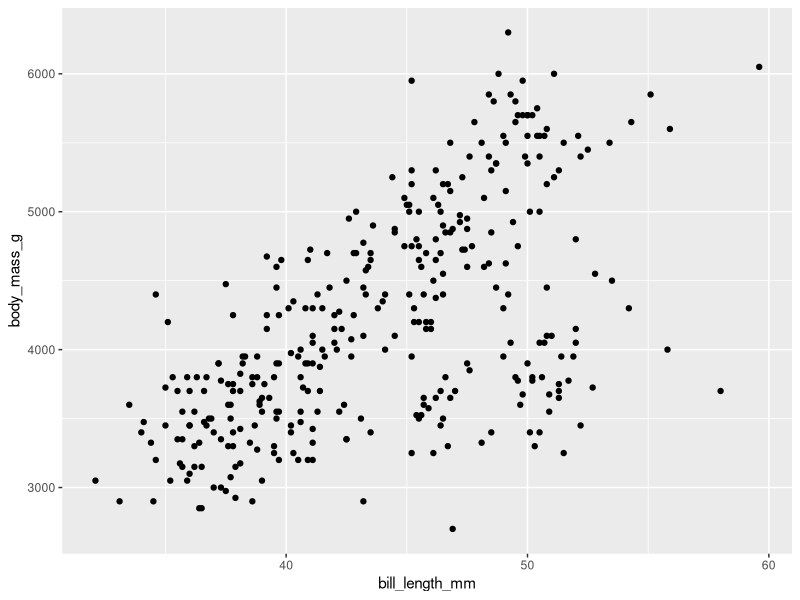
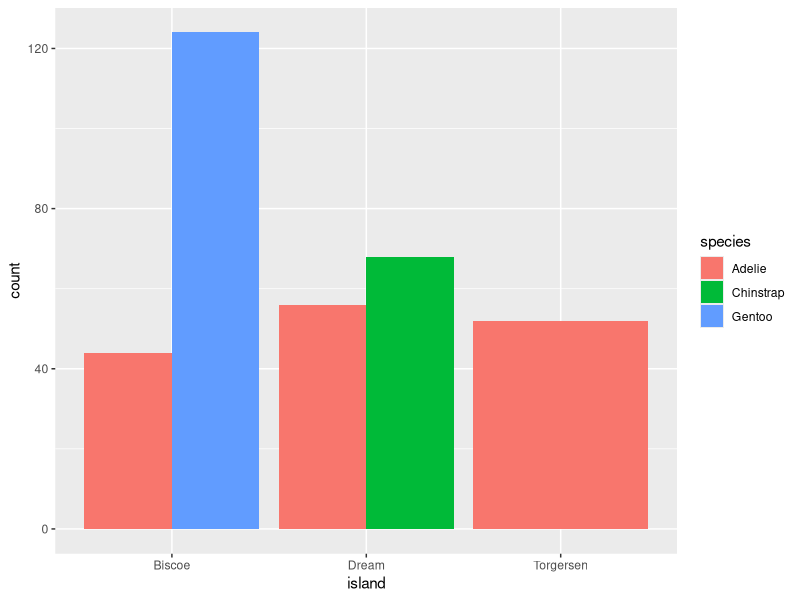

Recreate these plots in R, in order.
## ---- chunk 1
library(ggplot2)

library(knitr)

knitr::opts_chunk$set(
  comment = "#>",
  fig.path = "figures/", # use only for single Rmd files
  collapse = TRUE,
  echo = TRUE
)
## ---- chunk 2
# Load the library (do at the start of every RStudio session)
library(palmerpenguins)

# Check the data - the data frame name is penguins
str(penguins)
## ---- chunk 3

library(ggplot2)

ggplot(data = penguins) +
  geom_point(mapping = aes(x = bill_length_mm, y = body_mass_g))

## ---- chunk 4
ggplot(data = penguins) +
  geom_bar(mapping = aes(x = island, fill=species), position="dodge")
